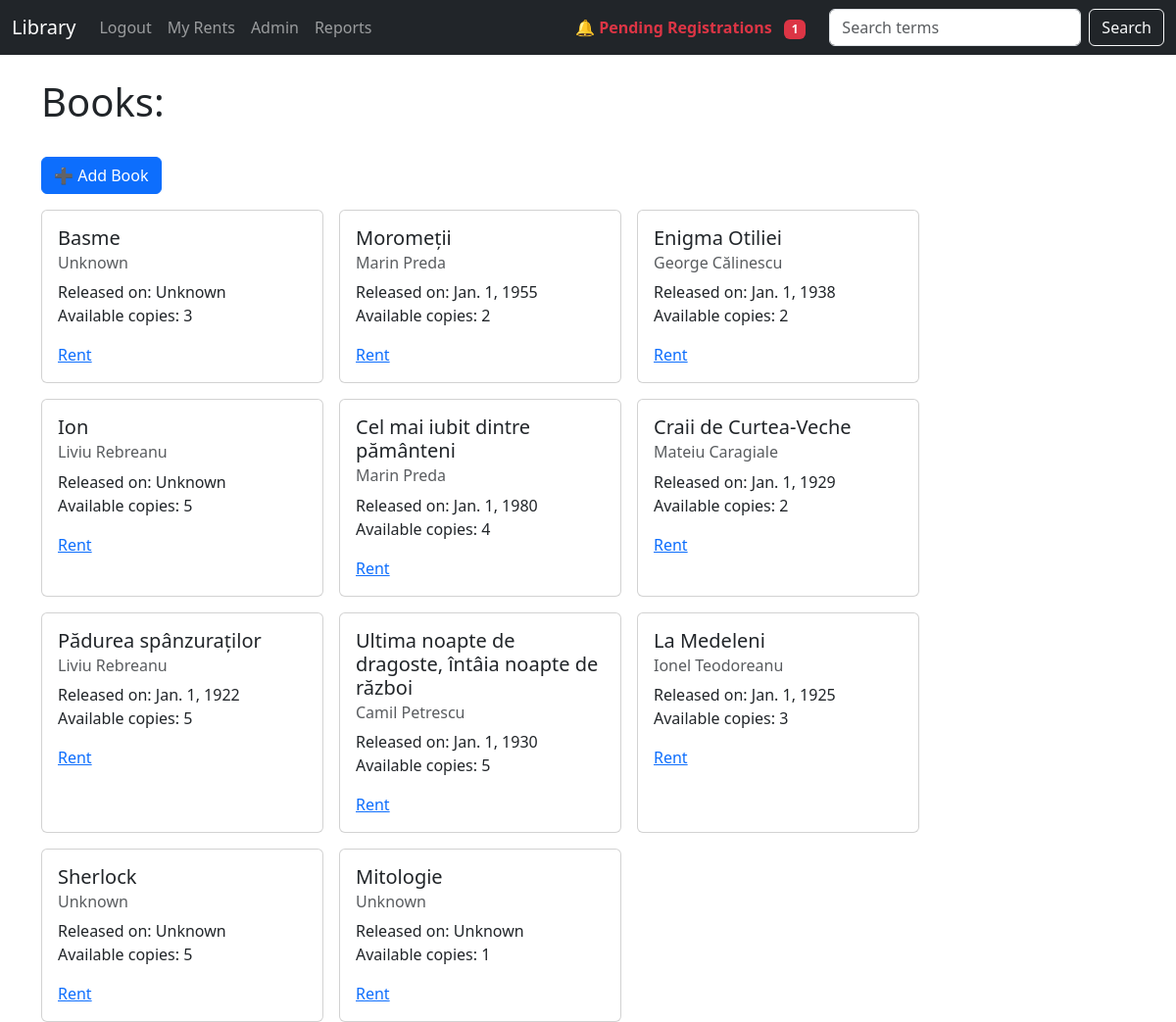
The app's page / (signed in) with its own data.
### mainview/models.py (models this page shows, shortened)
class Book(models.Model):
    title = models.CharField(max_length=100)
    author = models.CharField(max_length=100, blank=True, null=True)
    published_date = models.DateField(blank=True, null=True)
    available_copies = models.PositiveIntegerField(default=0)

### mainview/views.py (the view)
# urls.py: 2. Add a URL to urlpatterns:  path('', views.home, name='home')
def home(request):
    books = Book.objects.all()
    if request.method == 'POST':
        username = request.POST['username']
        password = request.POST['password']
        try:
            user_obj = User.objects.get(username=username)
        except User.DoesNotExist:
            user_obj = None
        if user_obj and not user_obj.is_active:
            messages.error(request, 'Please wait for the admin to verify your account.')
            return redirect('home')
        user = authenticate(request=request, username=username, password=password)
        if user is not None:
            login(request, user)
            messages.success(request, f'Welcome {user.username}!')
            return redirect('home')
        else:
            messages.error(request, 'Invalid username or password.')
            return redirect('home')
    else:
        return render(request, 'home.html',{'books': books})

### mainview/context_processors.py (called while the page is built)
def user_context_processor(request):
    if request.user.is_authenticated and request.user.is_staff:
        User = get_user_model()
        pending_users = User.objects.all().filter(is_active=False).count()
        return {'pending_users': pending_users}
    return {}

### mainview/templates/home.html (shortened to what this page needs)
{%extends 'base.html' %}
{% block content %}
{%if user.is_authenticated %}
<h1>Books:</h1> <br />
{% if user.is_staff %}
<a href="{% url 'addBook' %}" class="btn btn-primary mb-3">➕ Add Book</a>
{% endif %}
{%if books %}
<ul class="list-group">
    <div class="d-flex flex-wrap gap-3">
        {%for book in books %}
        {%if book.available_copies > 0 %}
        <div class="card" style="width: 18rem;">
            <div class="card-body">
                <h5 class="card-title">{{book.title}}</h5>
                <h6 class="card-subtitle mb-2 text-body-secondary">{{ book.author|default:"Unknown" }}</h6>
                <p class="card-text">Released on: {{book.published_date|default:"Unknown"}}
                    <br />
                    Available copies: {{book.available_copies}}
                </p>
                <a href="{% url 'rentBook' book.id %}" class="card-link">Rent</a>
            </div>
        </div>
        {%endif%}
        {%endfor%}
    </div>
    {%endif%}
    {%endif%}
    {% endblock %}

### records on screen
Book: title "Basme", author "Unknown", published_date "Unknown", available_copies "3"
Book: title "Moromeții", author "Marin Preda", published_date "Jan. 1, 1955", available_copies "2"
Book: title "Enigma Otiliei", author "George Călinescu", published_date "Jan. 1, 1938", available_copies "2"
Book: title "Ion", author "Liviu Rebreanu", published_date "Unknown", available_copies "5"
Book: title "Cel mai iubit dintre pământeni", author "Marin Preda", published_date "Jan. 1, 1980", available_copies "4"
Book: title "Craii de Curtea-Veche", author "Mateiu Caragiale", published_date "Jan. 1, 1929", available_copies "2"
Book: title "Pădurea spânzuraților", author "Liviu Rebreanu", published_date "Jan. 1, 1922", available_copies "5"
Book: title "Ultima noapte de dragoste, întâia noapte de război", author "Camil Petrescu", published_date "Jan. 1, 1930", available_copies "5"
Book: title "La Medeleni", author "Ionel Teodoreanu", published_date "Jan. 1, 1925", available_copies "3"
Book: title "Sherlock", author "Unknown", published_date "Unknown", available_copies "5"
Book: title "Mitologie", author "Unknown", published_date "Unknown", available_copies "1"

### other values on screen
{{ pending_users }} "1"
